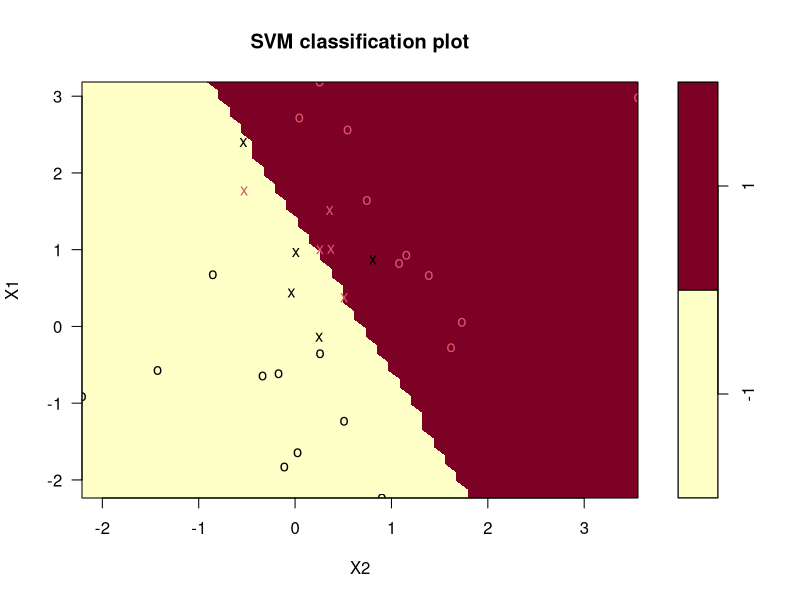
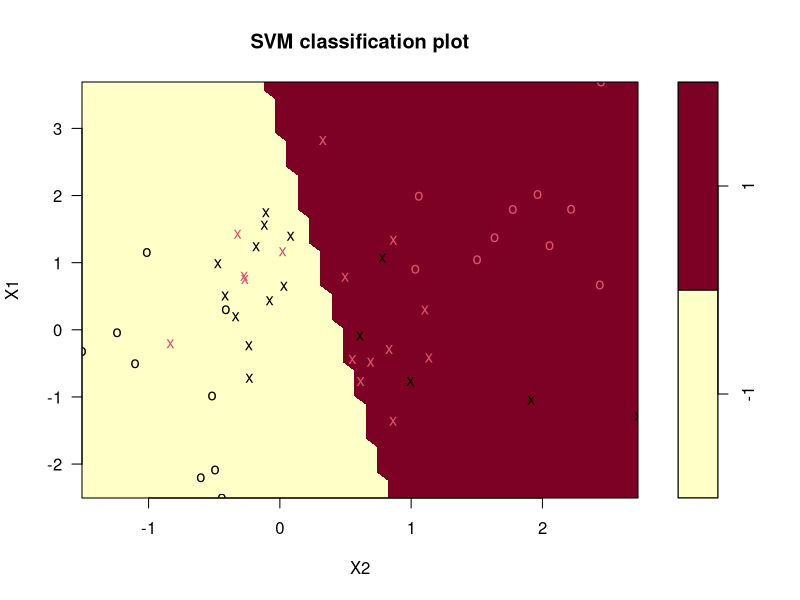

Source code (R) for these figures, in order:
# WEEK-8
## Classification with SVM in R
install.packages("e1071")
library(e1071)
x = matrix(rnorm(32), 16, 2)
y = rep(c(-1, 1), c(8, 8))
x[y == 1,] = x[y == 1,] + 1
#Generating the data 
#Assigning +1 and -1 to the above data 
#bias the x variable when y =1 
dat = data.frame(x, y = as.factor(y)) #representing the above data in table form using dataframe 
svm = svm(y ~ ., data = dat, kernel = "linear",cost=10) 
summary(svm)

## Example 1:
install.packages("e1071") 
library(e1071) 
x = matrix(rnorm(60), 30, 2) 
y = rep(c(-1, 1), c(15, 15)) 
x[y == 1,] = x[y == 1,] + 1 
data = data.frame(x, y = as.factor(y)) 
svm = svm(y ~ ., data = data, kernel = "linear",cost=10) 
summary(svm)

plot(svm,data)


## Example 2:
x = matrix(rnorm(100), 50, 2)
y = rep(c(-1, 1), c(25, 25)) 
x[y == 1,] = x[y == 1,] + 1 
data = data.frame(x, y = as.factor(y)) 
svm = svm(y ~ ., data = data, kernel = "linear",cost=10) 
summary(svm)

plot(svm,data)
